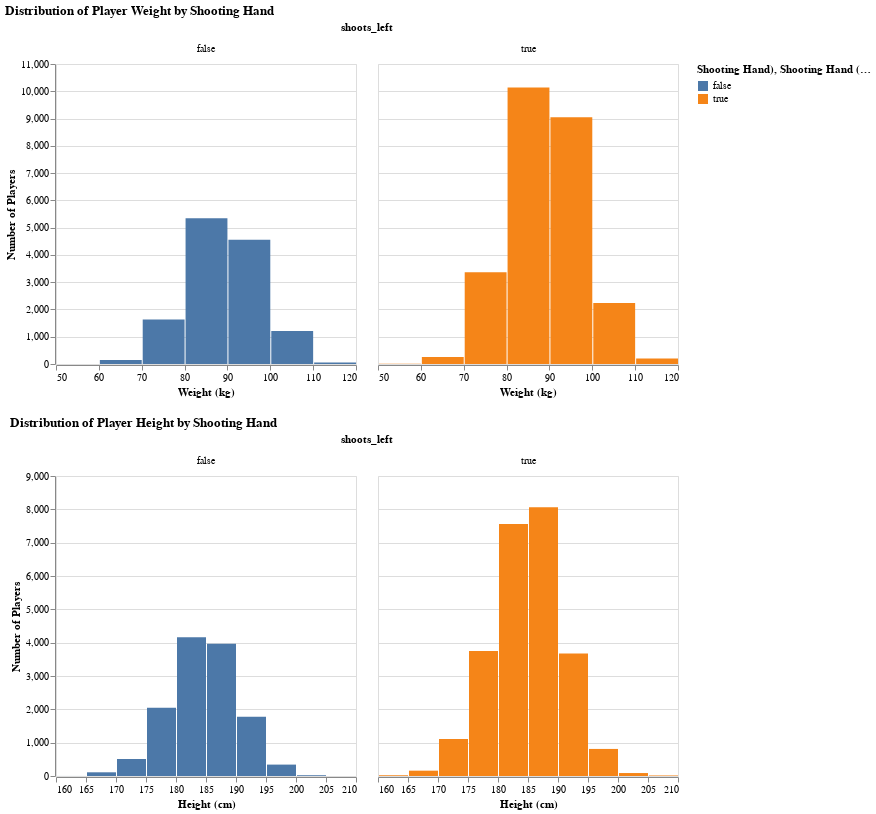

The cell this chart's notebook holds for it:
### Code cell
# Perform exploratory data analysis
# alt.Chart(train_df).mark_bar().encode(
#     alt.X(alt.repeat("row")).type('quantitative').bin(),
#     alt.Y("count()"),
#     alt.Fill("shoots_left")
# ).facet(
#     "shoots_left",
# ).repeat(
#     row=['weight_in_kilograms', 'height_in_centimeters'],
# )

# Weight distribution bar chart
weight_chart = alt.Chart(train_df).mark_bar().encode(
    alt.X("weight_in_kilograms:Q", title="Weight (kg)").bin(),
    alt.Y("count()", title="Number of Players"),
    alt.Color("shoots_left", title="Shooting Hand)")
).facet(
    "shoots_left",
).properties(
    title="Distribution of Player Weight by Shooting Hand"
)

# Height distribution bar chart
height_chart = alt.Chart(train_df).mark_bar().encode(
    alt.X("height_in_centimeters:Q", title="Height (cm)").bin(),
    alt.Y("count()", title="Number of Players"),
    alt.Color("shoots_left", title="Shooting Hand (Left = 1, Right = 0)")
).facet(
    "shoots_left",
).properties(
    title="Distribution of Player Height by Shooting Hand"
)

combined_chart = alt.vconcat(weight_chart, height_chart)
combined_chart

### Figure 1 — Vega specification as saved in the notebook (floating-point values rounded to 4 significant figures)
{"$schema": "https://vega.github.io/schema/vega/v5.json", "data": [{"name": "source_0"}, {"name": "data_0", "values": [{"bin_maxbins_10_height_in_centimeters": 180.0, "bin_maxbins_10_height_in_centimeters_end": 185.0, "shoots_left": true, "__count": 7559, "__count_start": 0.0, "__count_end": 7559.0}, {"bin_maxbins_10_height_in_centimeters": 185.0, "bin_maxbins_10_height_in_centimeters_end": 190.0, "shoots_left": false, "__count": 3965, "__count_start": 0.0, "__count_end": 3965.0}, {"bin_maxbins_10_height_in_centimeters": 185.0, "bin_maxbins_10_height_in_centimeters_end": 190.0, "shoots_left": true, "__count": 8062, "__count_start": 0.0, "__count_end": 8062.0}, {"bin_maxbins_10_height_in_centimeters": 180.0, "bin_maxbins_10_height_in_centimeters_end": 185.0, "shoots_left": false, "__count": 4165, "__count_start": 0.0, "__count_end": 4165.0}, {"bin_maxbins_10_height_in_centimeters": 190.0, "bin_maxbins_10_height_in_centimeters_end": 195.0, "shoots_left": true, "__count": 3675, "__count_start": 0.0, "__count_end": 3675.0}, {"bin_maxbins_10_height_in_centimeters": 175.0, "bin_maxbins_10_height_in_centimeters_end": 180.0, "shoots_left": true, "__count": 3751, "__count_start": 0.0, "__count_end": 3751.0}, {"bin_maxbins_10_height_in_centimeters": 175.0, "bin_maxbins_10_height_in_centimeters_end": 180.0, "shoots_left": false, "__count": 2049, "__count_start": 0.0, "__count_end": 2049.0}, {"bin_maxbins_10_height_in_centimeters": 190.0, "bin_maxbins_10_height_in_centimeters_end": 195.0, "shoots_left": false, "__count": 1775, "__count_start": 0.0, "__count_end": 1775.0}, {"bin_maxbins_10_height_in_centimeters": 170.0, "bin_maxbins_10_height_in_centimeters_end": 175.0, "shoots_left": true, "__count": 1113, "__count_start": 0.0, "__count_end": 1113.0}, {"bin_maxbins_10_height_in_centimeters": 170.0, "bin_maxbins_10_height_in_centimeters_end": 175.0, "shoots_left": false, "__count": 510, "__count_start": 0.0, "__count_end": 510.0}, {"bin_maxbins_10_height_in_centimeters": 200.0, "bin_maxbins_10_height_in_centimeters_end": 205.0, "shoots_left": true, "__count": 89, "__count_start": 0.0, "__count_end": 89.0}, {"bin_maxbins_10_height_in_centimeters": 195.0, "bin_maxbins_10_height_in_centimeters_end": 200.0, "shoots_left": true, "__count": 812, "__count_start": 0.0, "__count_end": 812.0}, {"bin_maxbins_10_height_in_centimeters": 165.0, "bin_maxbins_10_height_in_centimeters_end": 170.0, "shoots_left": true, "__count": 160, "__count_start": 0.0, "__count_end": 160.0}, {"bin_maxbins_10_height_in_centimeters": 195.0, "bin_maxbins_10_height_in_centimeters_end": 200.0, "shoots_left": false, "__count": 342, "__count_start": 0.0, "__count_end": 342.0}, {"bin_maxbins_10_height_in_centimeters": 165.0, "bin_maxbins_10_height_in_centimeters_end": 170.0, "shoots_left": false, "__count": 111, "__count_start": 0.0, "__count_end": 111.0}, {"bin_maxbins_10_height_in_centimeters": 160.0, "bin_maxbins_10_height_in_centimeters_end": 165.0, "shoots_left": true, "__count": 22, "__count_start": 0.0, "__count_end": 22.0}, {"bin_maxbins_10_height_in_centimeters": 200.0, "bin_maxbins_10_height_in_centimeters_end": 205.0, "shoots_left": false, "__count": 23, "__count_start": 0.0, "__count_end": 23.0}, {"bin_maxbins_10_height_in_centimeters": 205.0, "bin_maxbins_10_height_in_centimeters_end": 210.0, "shoots_left": true, "__count": 16, "__count_start": 0.0, "__count_end": 16.0}, {"bin_maxbins_10_height_in_centimeters": 160.0, "bin_maxbins_10_height_in_centimeters_end": 165.0, "shoots_left": false, "__count": 1, "__count_start": 0.0, "__count_end": 1.0}]}, {"name": "concat_1_facet_domain"}, {"name": "concat_1_facet_domain_row", "values": [{"data": 0.0}]}, {"name": "concat_1_facet_domain_column", "values": [{"data": 0.0}, {"data": 1.0}]}, {"name": "data_2", "values": [{"bin_maxbins_10_weight_in_kilograms": 80.0, "bin_maxbins_10_weight_in_kilograms_end": 90.0, "shoots_left": true, "__count": 10136, "__count_start": 0.0, "__count_end": 10140.0}, {"bin_maxbins_10_weight_in_kilograms": 90.0, "bin_maxbins_10_weight_in_kilograms_end": 100.0, "shoots_left": false, "__count": 4554, "__count_start": 0.0, "__count_end": 4554.0}, {"bin_maxbins_10_weight_in_kilograms": 80.0, "bin_maxbins_10_weight_in_kilograms_end": 90.0, "shoots_left": false, "__count": 5341, "__count_start": 0.0, "__count_end": 5341.0}, {"bin_maxbins_10_weight_in_kilograms": 90.0, "bin_maxbins_10_weight_in_kilograms_end": 100.0, "shoots_left": true, "__count": 9048, "__count_start": 0.0, "__count_end": 9048.0}, {"bin_maxbins_10_weight_in_kilograms": 70.0, "bin_maxbins_10_weight_in_kilograms_end": 80.0, "shoots_left": true, "__count": 3368, "__count_start": 0.0, "__count_end": 3368.0}, {"bin_maxbins_10_weight_in_kilograms": 70.0, "bin_maxbins_10_weight_in_kilograms_end": 80.0, "shoots_left": false, "__count": 1629, "__count_start": 0.0, "__count_end": 1629.0}, {"bin_maxbins_10_weight_in_kilograms": 100.0, "bin_maxbins_10_weight_in_kilograms_end": 110.0, "shoots_left": true, "__count": 2233, "__count_start": 0.0, "__count_end": 2233.0}, {"bin_maxbins_10_weight_in_kilograms": 100.0, "bin_maxbins_10_weight_in_kilograms_end": 110.0, "shoots_left": false, "__count": 1209, "__count_start": 0.0, "__count_end": 1209.0}, {"bin_maxbins_10_weight_in_kilograms": 60.0, "bin_maxbins_10_weight_in_kilograms_end": 70.0, "shoots_left": true, "__count": 259, "__count_start": 0.0, "__count_end": 259.0}, {"bin_maxbins_10_weight_in_kilograms": 110.0, "bin_maxbins_10_weight_in_kilograms_end": 120.0, "shoots_left": true, "__count": 206, "__count_start": 0.0, "__count_end": 206.0}, {"bin_maxbins_10_weight_in_kilograms": 50.0, "bin_maxbins_10_weight_in_kilograms_end": 60.0, "shoots_left": true, "__count": 9, "__count_start": 0.0, "__count_end": 9.0}, {"bin_maxbins_10_weight_in_kilograms": 60.0, "bin_maxbins_10_weight_in_kilograms_end": 70.0, "shoots_left": false, "__count": 148, "__count_start": 0.0, "__count_end": 148.0}, {"bin_maxbins_10_weight_in_kilograms": 110.0, "bin_maxbins_10_weight_in_kilograms_end": 120.0, "shoots_left": false, "__count": 57, "__count_start": 0.0, "__count_end": 57.0}, {"bin_maxbins_10_weight_in_kilograms": 50.0, "bin_maxbins_10_weight_in_kilograms_end": 60.0, "shoots_left": false, "__count": 3, "__count_start": 0.0, "__count_end": 3.0}]}, {"name": "concat_0_facet_domain"}, {"name": "concat_0_facet_domain_row", "values": [{"data": 0.0}]}, {"name": "concat_0_facet_domain_column", "values": [{"data": 0.0}, {"data": 1.0}]}, {"name": "data_2_color_domain_shoots_left_0", "values": [{"shoots_left": true}, {"shoots_left": false}]}, {"name": "data_0_color_domain_shoots_left_1", "values": [{"shoots_left": true}, {"shoots_left": false}]}], "signals": [{"name": "concat_1_child_bin_maxbins_10_height_in_centimeters_bins", "value": {"fields": ["height_in_centimeters"], "fname": "bin_height_in_centimeters", "start": 160.0, "step": 5.0, "stop": 210.0}}, {"name": "concat_0_child_bin_maxbins_10_weight_in_kilograms_bins", "value": {"fields": ["weight_in_kilograms"], "fname": "bin_weight_in_kilograms", "start": 50.0, "step": 10.0, "stop": 120.0}}, {"name": "concat_0_child_width", "value": 300}, {"name": "concat_0_child_height", "value": 300}, {"name": "concat_1_child_width", "value": 300}, {"name": "concat_1_child_height", "value": 300}], "marks": [{"type": "group", "name": "concat_0_group", "marks": [{"type": "group", "name": "facet-title", "title": {"text": "shoots_left", "offset": 10, "style": "guide-title"}, "role": "column-title"}, {"type": "group", "name": "concat_0_row_header", "from": {"data": "concat_0_facet_domain_row"}, "encode": {"update": {"height": {"signal": "concat_0_child_height"}}}, "axes": [{"scale": "concat_0_y", "tickCount": {"signal": "ceil(concat_0_child_height/40)"}, "title": "Number of Players", "labelOverlap": true, "orient": "left", "zindex": 0, "grid": false}], "role": "row-header"}, {"type": "group", "name": "concat_0_column_footer", "from": {"data": "concat_0_facet_domain_column"}, "encode": {"update": {"width": {"signal": "concat_0_child_width"}}}, "axes": [{"scale": "concat_0_x", "grid": false, "title": "Weight (kg)", "labelFlush": true, "labelOverlap": true, "orient": "bottom", "tickCount": {"signal": "ceil(concat_0_child_width/10)"}, "zindex": 0}], "role": "column-footer"}, {"type": "group", "name": "concat_0_cell", "from": {"facet": {"data": "data_2", "name": "concat_0_facet", "groupby": ["shoots_left"]}}, "sort": {"field": ["datum[\"shoots_left\"]"], "order": ["ascending"]}, "encode": {"update": {"width": {"signal": "concat_0_child_width"}, "height": {"signal": "concat_0_child_height"}}}, "marks": [{"type": "rect", "name": "concat_0_child_marks", "from": {"data": "concat_0_facet"}, "encode": {"update": {"y": {"field": "__count_end", "scale": "concat_0_y"}, "y2": {"field": "__count_start", "scale": "concat_0_y"}, "fill": {"field": "shoots_left", "scale": "color"}, "x2": {"field": "bin_maxbins_10_weight_in_kilograms", "scale": "concat_0_x", "offset": {"signal": "0.5 + (abs(scale(\"concat_0_x\", datum[\"bin_maxbins_10_weight_in_kilograms_end\"]) - scale(\"concat_0_x\", datum[\"bin_maxbins_10_weight_in_kilograms\"])) < 0.25 ? -0.5 * (0.25 - (abs(scale(\"concat_0_x\", datum[\"bin_maxbins_10_weight_in_kilograms_end\"]) - scale(\"concat_0_x\", datum[\"bin_maxbins_10_weight_in_kilograms\"])))) : 0.5)"}}, "x": {"field": "bin_maxbins_10_weight_in_kilograms_end", "scale": "concat_0_x", "offset": {"signal": "0.5 + (abs(scale(\"concat_0_x\", datum[\"bin_maxbins_10_weight_in_kilograms_end\"]) - scale(\"concat_0_x\", datum[\"bin_maxbins_10_weight_in_kilograms\"])) < 0.25 ? 0.5 * (0.25 - (abs(scale(\"concat_0_x\", datum[\"bin_maxbins_10_weight_in_kilograms_end\"]) - scale(\"concat_0_x\", datum[\"bin_maxbins_10_weight_in_kilograms\"])))) : -0.5)"}}}}, "style": ["bar"]}], "axes": [{"scale": "concat_0_y", "aria": false, "zindex": 0, "ticks": false, "grid": true, "domain": false, "maxExtent": 0, "labels": false, "tickCount": {"signal": "ceil(concat_0_child_height/40)"}, "orient": "left", "gridScale": "concat_0_x", "minExtent": 0}], "title": {"text": {"signal": "isValid(parent[\"shoots_left\"]) ? parent[\"shoots_left\"] : \"\"+parent[\"shoots_left\"]"}, "style": "guide-label", "frame": "group", "offset": 10}, "style": "cell"}], "title": {"text": "Distribution of Player Weight by Shooting Hand", "anchor": "start"}, "layout": {"padding": 20, "bounds": "full", "align": "all"}}, {"type": "group", "name": "concat_1_group", "marks": [{"type": "group", "name": "facet-title", "title": {"text": "shoots_left", "offset": 10, "style": "guide-title"}, "role": "column-title"}, {"type": "group", "name": "concat_1_row_header", "from": {"data": "concat_1_facet_domain_row"}, "encode": {"update": {"height": {"signal": "concat_1_child_height"}}}, "axes": [{"scale": "concat_1_y", "labelOverlap": true, "title": "Number of Players", "orient": "left", "grid": false, "tickCount": {"signal": "ceil(concat_1_child_height/40)"}, "zindex": 0}], "role": "row-header"}, {"type": "group", "name": "concat_1_column_footer", "from": {"data": "concat_1_facet_domain_column"}, "encode": {"update": {"width": {"signal": "concat_1_child_width"}}}, "axes": [{"scale": "concat_1_x", "labelFlush": true, "grid": false, "orient": "bottom", "labelOverlap": true, "tickCount": {"signal": "ceil(concat_1_child_width/10)"}, "zindex": 0, "title": "Height (cm)"}], "role": "column-footer"}, {"type": "group", "name": "concat_1_cell", "from": {"facet": {"data": "data_0", "name": "concat_1_facet", "groupby": ["shoots_left"]}}, "sort": {"field": ["datum[\"shoots_left\"]"], "order": ["ascending"]}, "encode": {"update": {"width": {"signal": "concat_1_child_width"}, "height": {"signal": "concat_1_child_height"}}}, "marks": [{"type": "rect", "name": "concat_1_child_marks", "from": {"data": "concat_1_facet"}, "encode": {"update": {"x2": {"field": "bin_maxbins_10_height_in_centimeters", "scale": "concat_1_x", "offset": {"signal": "0.5 + (abs(scale(\"concat_1_x\", datum[\"bin_maxbins_10_height_in_centimeters_end\"]) - scale(\"concat_1_x\", datum[\"bin_maxbins_10_height_in_centimeters\"])) < 0.25 ? -0.5 * (0.25 - (abs(scale(\"concat_1_x\", datum[\"bin_maxbins_10_height_in_centimeters_end\"]) - scale(\"concat_1_x\", datum[\"bin_maxbins_10_height_in_centimeters\"])))) : 0.5)"}}, "fill": {"field": "shoots_left", "scale": "color"}, "y": {"field": "__count_end", "scale": "concat_1_y"}, "x": {"field": "bin_maxbins_10_height_in_centimeters_end", "scale": "concat_1_x", "offset": {"signal": "0.5 + (abs(scale(\"concat_1_x\", datum[\"bin_maxbins_10_height_in_centimeters_end\"]) - scale(\"concat_1_x\", datum[\"bin_maxbins_10_height_in_centimeters\"])) < 0.25 ? 0.5 * (0.25 - (abs(scale(\"concat_1_x\", datum[\"bin_maxbins_10_height_in_centimeters_end\"]) - scale(\"concat_1_x\", datum[\"bin_maxbins_10_height_in_centimeters\"])))) : -0.5)"}}, "y2": {"field": "__count_start", "scale": "concat_1_y"}}}, "style": ["bar"]}], "axes": [{"scale": "concat_1_y", "maxExtent": 0, "domain": false, "tickCount": {"signal": "ceil(concat_1_child_height/40)"}, "gridScale": "concat_1_x", "labels": false, "minExtent": 0, "grid": true, "orient": "left", "ticks": false, "zindex": 0, "aria": false}], "title": {"text": {"signal": "isValid(parent[\"shoots_left\"]) ? parent[\"shoots_left\"] : \"\"+parent[\"shoots_left\"]"}, "frame": "group", "offset": 10, "style": "guide-label"}, "style": "cell"}], "title": {"text": "Distribution of Player Height by Shooting Hand", "anchor": "start"}, "layout": {"padding": 20, "bounds": "full", "align": "all"}}], "scales": [{"name": "color", "type": "ordinal", "domain": {"fields": [{"data": "data_2_color_domain_shoots_left_0", "field": "shoots_left"}, {"data": "data_0_color_domain_shoots_left_1", "field": "shoots_left"}], "sort": true}, "range": "category"}, {"name": "concat_0_x", "type": "linear", "domain": {"signal": "[concat_0_child_bin_maxbins_10_weight_in_kilograms_bins.start, concat_0_child_bin_maxbins_10_weight_in_kilograms_bins.stop]"}, "range": [0, {"signal": "concat_0_child_width"}], "bins": {"signal": "concat_0_child_bin_maxbins_10_weight_in_kilograms_bins"}, "zero": false}, {"name": "concat_0_y", "type": "linear", "domain": {"data": "data_2", "fields": ["__count_start", "__count_end"]}, "range": [{"signal": "concat_0_child_height"}, 0], "nice": true, "zero": true}, {"name": "concat_1_x", "type": "linear", "domain": {"signal": "[concat_1_child_bin_maxbins_10_height_in_centimeters_bins.start, concat_1_child_bin_maxbins_10_height_in_centimeters_bins.stop]"}, "range": [0, {"signal": "concat_1_child_width"}], "bins": {"signal": "concat_1_child_bin_maxbins_10_height_in_centimeters_bins"}, "zero": false}, {"name": "concat_1_y", "type": "linear", "domain": {"data": "data_0", "fields": ["__count_start", "__count_end"]}, "range": [{"signal": "concat_1_child_height"}, 0], "zero": true, "nice": true}], "padding": 5, "layout": {"padding": 20, "columns": 1, "bounds": "full", "align": "each"}, "legends": [{"title": "Shooting Hand), Shooting Hand (Left = 1, Right = 0)", "fill": "color", "symbolType": "square"}], "background": "white"}
